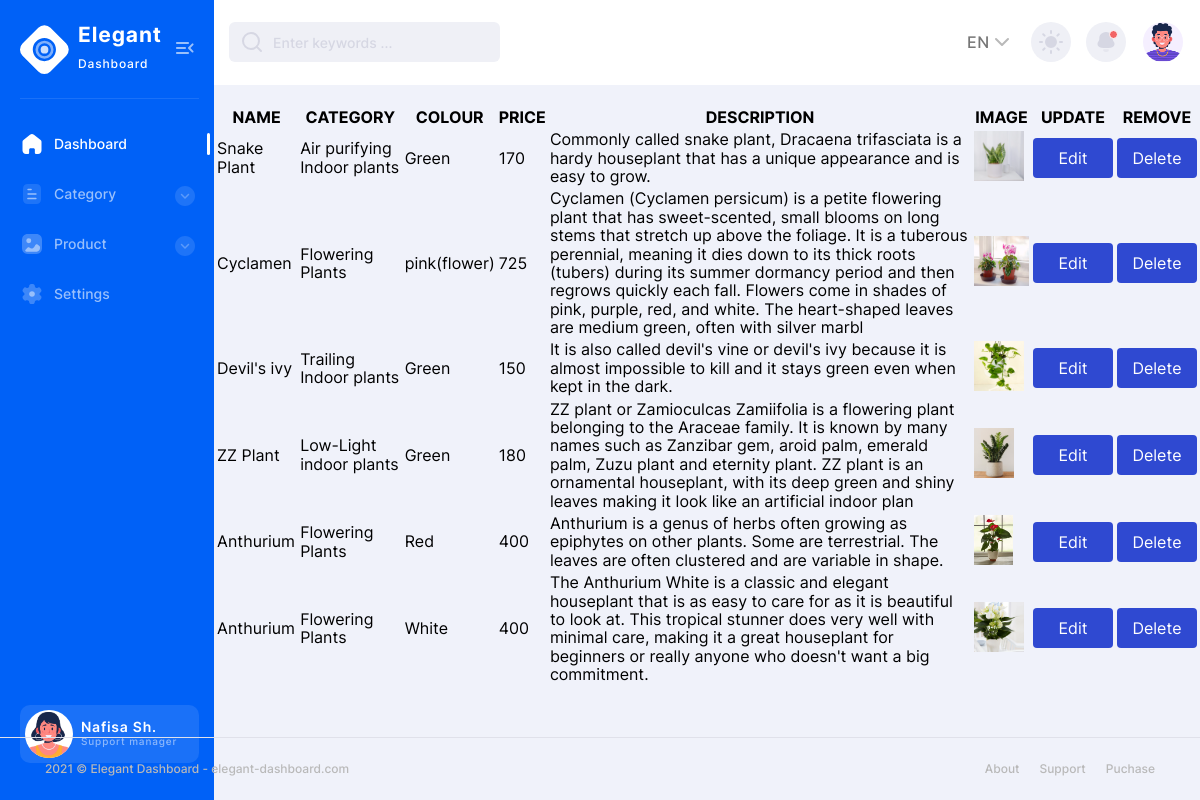
The app's page /shopapp/displaytpro/ with its own data.
### shopapp/models.py (models this page shows)
class seconddb(models.Model):
    Name=models.CharField(max_length=20, null=True,blank=True)
    Category=models.CharField(max_length=50, null=True,blank=True)
    Colour=models.CharField(max_length=100,null=True,blank=True)
    Price=models.IntegerField( null=True,blank=True)
    Quantity=models.IntegerField(null=True,blank=True)
    Description=models.CharField( max_length=100,null=True,blank=True)
    Image=models.ImageField(upload_to="profile",null=True,blank=True)

### shopapp/views.py (the view)
# urls.py: path('displaytpro/',views.displaytpro,name="displaytpro"),
def displaytpro(request):
    data = seconddb.objects.all()
    return render(request,"displayproduct.html",{"data":data})

### shopapp/templates/displayproduct.html (shortened to what this page needs)
<!DOCTYPE html>
{% extends 'homepage.html' %}
{% block content %}
<html lang="en">
<head>
</head>
<body>
   <div class="table-responsive">
                      <table class="table" style="width:100%" >
                        <thead>
                          <tr>
                              <th>NAME</th>
                              <th>CATEGORY</th>
                              <th>COLOUR</th>
                              <th>PRICE</th>
                              <th>DESCRIPTION</th>
                              <th>IMAGE</th>
                              <th>UPDATE</th>
                              <th>REMOVE</th>
                          </tr>
                        </thead>
                          {% for d in data %}
                        <tr>
                            <td>{{ d.Name }}</td>
                             <td>{{ d.Category }}</td>
                             <td>{{ d.Colour }}</td>
                             <td>{{ d.Price }}</td>
                             <td>{{ d.Description }}</td>
                            <td><img src="{{ d.Image.url }}" style="height:50px"></td>
                            <td>
                                <form action="{% url 'editpro' dataid=d.id %}">
                                <button type="submit" class="form-btn primary-default-btn transparent-btn" style="width:80px">Edit</button>
                                 </form>
                            </td>
                            <td>
                                <form action="{% url 'deletepro' dataid=d.id %}">
                                <button type="submit" class="form-btn primary-default-btn transparent-btn" style="width:80px">Delete</button>
                                </form>
                            </td>
                        </tr>
                          {% endfor %}
                      </table>
                    </div>
                  </div>
                </div>
</body>
</html>
{% endblock %}

### records on screen
seconddb: Name "Snake Plant", Category "Air purifying Indoor plants", Colour "Green", Price "170", Description "Commonly called snake plant, Dracaena trifasciata is a hardy houseplant that has a unique appearance and is easy to grow.", Image (picture)
seconddb: Name "Cyclamen", Category "Flowering Plants", Colour "pink(flower)", Price "725", Description "Cyclamen (Cyclamen persicum) is a petite flowering plant that has sweet-scented, small blooms on long stems that stretch up above the foliage. It is a tuberous perennial, meaning it dies down to its thick roots (tubers) during its summer dormancy period and then regrows quickly each fall. Flowers come in shades of pink, purple, red, and white. The heart-shaped leaves are medium green, often with silver marbl", Image (picture)
seconddb: Name "Devil's ivy", Category "Trailing Indoor plants", Colour "Green", Price "150", Description "It is also called devil's vine or devil's ivy because it is almost impossible to kill and it stays green even when kept in the dark.", Image (picture)
seconddb: Name "ZZ Plant", Category "Low-Light indoor plants", Colour "Green", Price "180", Description "ZZ plant or Zamioculcas Zamiifolia is a flowering plant belonging to the Araceae family. It is known by many names such as Zanzibar gem, aroid palm, emerald palm, Zuzu plant and eternity plant. ZZ plant is an ornamental houseplant, with its deep green and shiny leaves making it look like an artificial indoor plan", Image (picture)
seconddb: Name "Anthurium", Category "Flowering Plants", Colour "Red", Price "400", Description "Anthurium is a genus of herbs often growing as epiphytes on other plants. Some are terrestrial. The leaves are often clustered and are variable in shape.", Image (picture)
seconddb: Name "Anthurium", Category "Flowering Plants", Colour "White", Price "400", Description "The Anthurium White is a classic and elegant houseplant that is as easy to care for as it is beautiful to look at. This tropical stunner does very well with minimal care, making it a great houseplant for beginners or really anyone who doesn't want a big commitment.", Image (picture)
